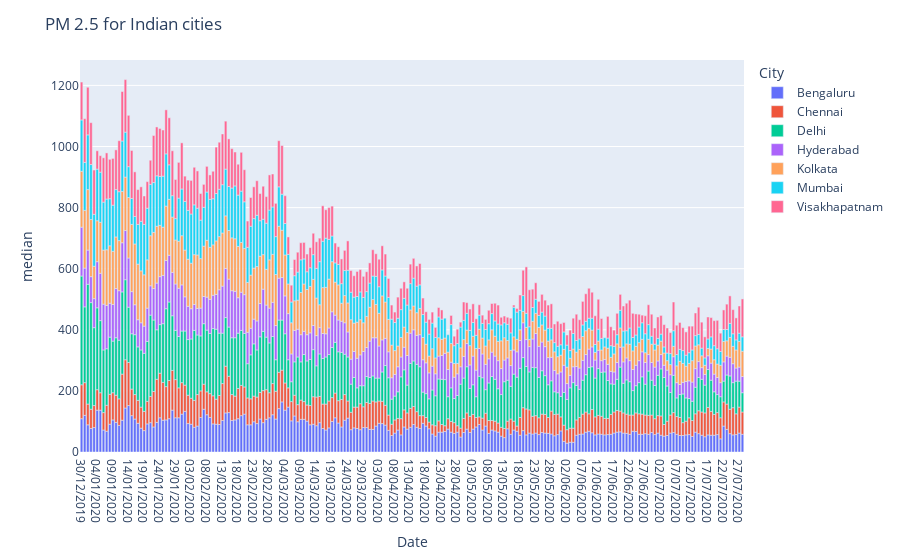

Notebook source saved alongside this figure:
### Markdown cell above
Lets make a simple bar chart

### Code cell
fig=px.bar(df1,'Date','median',color='City')
fig.update_layout(title="PM 2.5 for Indian cities")
fig.show()

### Figure 1 — Plotly figure (JSON) as saved in the notebook; plotly's stock layout.template omitted (floating-point values rounded to 4 significant figures; data arrays with more than 128 entries replaced by an {"elided": "..."} marker saying what was removed)
{"data": [{"alignmentgroup": "True", "hovertemplate": "City=Bengaluru<br>Date=%{x}<br>median=%{y}<extra></extra>", "legendgroup": "Bengaluru", "marker": {"color": "#636efa"}, "name": "Bengaluru", "offsetgroup": "Bengaluru", "orientation": "v", "showlegend": true, "textposition": "auto", "type": "bar", "x": {"elided": "212 str values"}, "xaxis": "x", "y": {"elided": "212 int values"}, "yaxis": "y"}, {"alignmentgroup": "True", "hovertemplate": "City=Chennai<br>Date=%{x}<br>median=%{y}<extra></extra>", "legendgroup": "Chennai", "marker": {"color": "#EF553B"}, "name": "Chennai", "offsetgroup": "Chennai", "orientation": "v", "showlegend": true, "textposition": "auto", "type": "bar", "x": {"elided": "212 str values"}, "xaxis": "x", "y": {"elided": "212 int values"}, "yaxis": "y"}, {"alignmentgroup": "True", "hovertemplate": "City=Delhi<br>Date=%{x}<br>median=%{y}<extra></extra>", "legendgroup": "Delhi", "marker": {"color": "#00cc96"}, "name": "Delhi", "offsetgroup": "Delhi", "orientation": "v", "showlegend": true, "textposition": "auto", "type": "bar", "x": {"elided": "212 str values"}, "xaxis": "x", "y": {"elided": "212 int values"}, "yaxis": "y"}, {"alignmentgroup": "True", "hovertemplate": "City=Hyderabad<br>Date=%{x}<br>median=%{y}<extra></extra>", "legendgroup": "Hyderabad", "marker": {"color": "#ab63fa"}, "name": "Hyderabad", "offsetgroup": "Hyderabad", "orientation": "v", "showlegend": true, "textposition": "auto", "type": "bar", "x": {"elided": "212 str values"}, "xaxis": "x", "y": {"elided": "212 int values"}, "yaxis": "y"}, {"alignmentgroup": "True", "hovertemplate": "City=Kolkata<br>Date=%{x}<br>median=%{y}<extra></extra>", "legendgroup": "Kolkata", "marker": {"color": "#FFA15A"}, "name": "Kolkata", "offsetgroup": "Kolkata", "orientation": "v", "showlegend": true, "textposition": "auto", "type": "bar", "x": {"elided": "212 str values"}, "xaxis": "x", "y": {"elided": "212 int values"}, "yaxis": "y"}, {"alignmentgroup": "True", "hovertemplate": "City=Mumbai<br>Date=%{x}<br>median=%{y}<extra></extra>", "legendgroup": "Mumbai", "marker": {"color": "#19d3f3"}, "name": "Mumbai", "offsetgroup": "Mumbai", "orientation": "v", "showlegend": true, "textposition": "auto", "type": "bar", "x": {"elided": "212 str values"}, "xaxis": "x", "y": {"elided": "212 int values"}, "yaxis": "y"}, {"alignmentgroup": "True", "hovertemplate": "City=Visakhapatnam<br>Date=%{x}<br>median=%{y}<extra></extra>", "legendgroup": "Visakhapatnam", "marker": {"color": "#FF6692"}, "name": "Visakhapatnam", "offsetgroup": "Visakhapatnam", "orientation": "v", "showlegend": true, "textposition": "auto", "type": "bar", "x": {"elided": "209 str values"}, "xaxis": "x", "y": {"elided": "209 int values"}, "yaxis": "y"}], "layout": {"barmode": "relative", "legend": {"title": {"text": "City"}, "tracegroupgap": 0}, "margin": {"t": 60}, "title": {"text": "PM 2.5 for Indian cities"}, "xaxis": {"anchor": "y", "domain": [0, 1], "title": {"text": "Date"}}, "yaxis": {"anchor": "x", "domain": [0, 1], "title": {"text": "median"}}}}
